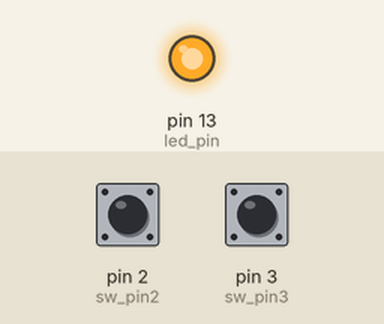
The sketch below on a simulated Arduino Uno, built with avr-gcc and run on an emulated ATmega328P. Shown: output pins drawn as LEDs (lit = HIGH). Dashed ring = blinking. Inputs (shaded band) come from the test bench; at power-on: pin 2 (sw_pin2) HIGH, pin 3 (sw_pin3) HIGH.

Above: at 1.2 s.
1.3 s: pin 2 (sw_pin2) pulled LOW for 0.15 s
At 4.2 s:
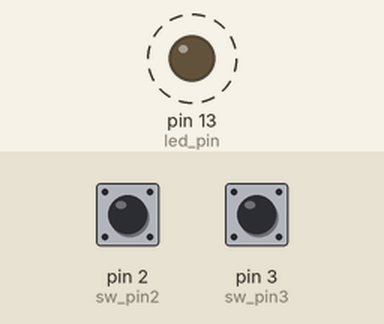
4.3 s: pin 3 (sw_pin3) pulled LOW for 0.15 s
At 5.2 s:
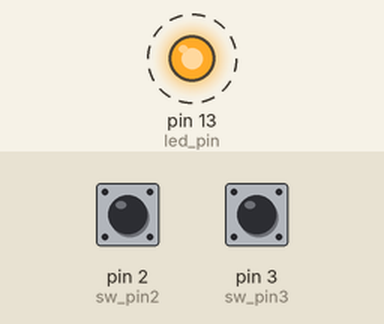
Timing chart, 0 to 13.3 s (numbered marks = the images above; inputs shaded):
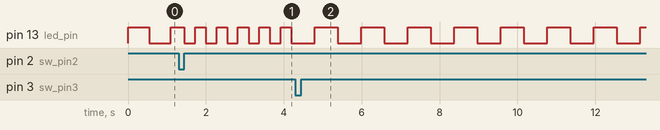

Measured:
- after the input at 1.3 s, pin 13 (led_pin): alternates HIGH for 0.27 s and LOW for 0.27 s, starting after 0.15 s
- after the input at 4.3 s, pin 13 (led_pin): alternates HIGH for 0.60 s and LOW for 0.60 s, starting after 0.49 s

The sketch:

Lab2.ino
```cpp
const byte sw_pin2 = 2;      //開關腳位D2，即中斷腳pin 0
const byte sw_pin3 = 3;      //開關腳位D3，即中斷腳pin 1
const byte led_pin = 13;     //LED第13腳位
volatile int blink_time;     //LED的閃爍時間

int debounce_delay=200;      //設定彈跳延遲時間

void setup() {

  pinMode(led_pin, OUTPUT);
  pinMode(sw_pin2, INPUT_PULLUP);         //設定D2為輸入，使用上拉電阻觸發
  pinMode(sw_pin3, INPUT_PULLUP);         //設定D3為輸入，使用上拉電阻觸發
  //設定中斷腳位0以低電位觸發blink_state1函式
  attachInterrupt(0,blink_state1,LOW);
  //設定中斷腳位1以低電位觸發blink_state2函式
  attachInterrupt(1,blink_state2,LOW);
  blink_time = 2000;                       //初始閃爍切換頻率2000ms
  // disable all interrupts
  noInterrupts();
  // TCCR1A Reset
  TCCR1A = 0;
  // TCCR1B Reset
  TCCR1B = 0;
  // load timer
  TCNT1 = 0;
  // set compare value by OCR1?
  OCR1A = 34286;
  // 256 prescaler
  TCCR1B |= (1 << CS12);
  // set CTC mode by TCCR1?
  TCCR1A |= (1 << WGM12);
  //enable  Timer1 compare interrupt mode by TIMSK?
  TIMSK1 |= (1 << OCIE1A);
  //enable  interrupt
  interrupts();
}

void loop() {

    //設計迴圈或建立新函式


  }

void blink_state1(){
      if(debounced() == true){
             blink_time = 500;
             OCR1A = 34286/2;
        }
       else {
            blink_time = blink_time;
        }
  }

void blink_state2(){
        if(debounced() == true){
            blink_time = 6000;
            OCR1A = 34286*3;
        }
       else {
            blink_time = blink_time;
        }
  }
ISR(TIMER1_COMPA_vect){
    //create a ISR() to control the routine of Timer1 interrupt and led toggled.
    TCNT1 = 0;
    digitalWrite(13,!digitalRead(13));
}


//------------------------簡易按鈕去彈跳函式
boolean debounced() {
  static unsigned long last_time = 0;                 //在靜態資料區初始化紀錄時間
  unsigned long currenttime = millis();               //呼叫millis函式，設定當前時間
  if ((currenttime - last_time) > debounce_delay) {   //觸發彈跳時，比較當前時間是否比紀錄時間大於彈跳延遲時間
    last_time = currenttime;                          //if為真，更新紀錄時間
    return true;                                      //返回真值
    }
  else {return false;}                                //if為否，即彈跳誤差，返回否值
  }
```
